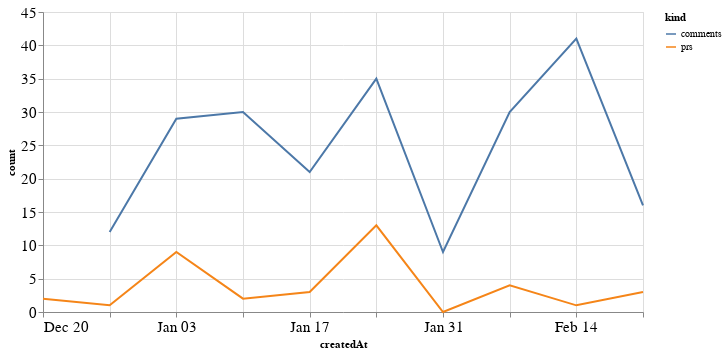

Notebook cell for this chart:
### Code cell
alt.Chart(total_time, width=600).mark_line().encode(
    x='createdAt',
    y='count',
    color='kind'
)

### Figure 1 — Vega-Lite specification as saved in the notebook (floating-point values rounded to 4 significant figures)
{"config": {"axisLeft": {"labelFontSize": 15}, "axisBottom": {"labelFontSize": 15}}, "data": {"name": "data-416481df4e6c21ed30b563647cc855e7"}, "mark": "line", "encoding": {"color": {"type": "nominal", "field": "kind"}, "x": {"type": "temporal", "field": "createdAt"}, "y": {"type": "quantitative", "field": "count"}}, "width": 600, "$schema": "https://vega.github.io/schema/vega-lite/v4.8.1.json", "datasets": {"data-416481df4e6c21ed30b563647cc855e7": [{"createdAt": "2020-12-20T00:00:00", "kind": "prs", "count": 2.0}, {"createdAt": "2020-12-27T00:00:00", "kind": "prs", "count": 1.0}, {"createdAt": "2021-01-03T00:00:00", "kind": "prs", "count": 9.0}, {"createdAt": "2021-01-10T00:00:00", "kind": "prs", "count": 2.0}, {"createdAt": "2021-01-17T00:00:00", "kind": "prs", "count": 3.0}, {"createdAt": "2021-01-24T00:00:00", "kind": "prs", "count": 13.0}, {"createdAt": "2021-01-31T00:00:00", "kind": "prs", "count": 0.0}, {"createdAt": "2021-02-07T00:00:00", "kind": "prs", "count": 4.0}, {"createdAt": "2021-02-14T00:00:00", "kind": "prs", "count": 1.0}, {"createdAt": "2021-02-21T00:00:00", "kind": "prs", "count": 3.0}, {"createdAt": "2020-12-20T00:00:00", "kind": "comments", "count": null}, {"createdAt": "2020-12-27T00:00:00", "kind": "comments", "count": 12.0}, {"createdAt": "2021-01-03T00:00:00", "kind": "comments", "count": 29.0}, {"createdAt": "2021-01-10T00:00:00", "kind": "comments", "count": 30.0}, {"createdAt": "2021-01-17T00:00:00", "kind": "comments", "count": 21.0}, {"createdAt": "2021-01-24T00:00:00", "kind": "comments", "count": 35.0}, {"createdAt": "2021-01-31T00:00:00", "kind": "comments", "count": 9.0}, {"createdAt": "2021-02-07T00:00:00", "kind": "comments", "count": 30.0}, {"createdAt": "2021-02-14T00:00:00", "kind": "comments", "count": 41.0}, {"createdAt": "2021-02-21T00:00:00", "kind": "comments", "count": 16.0}]}}
